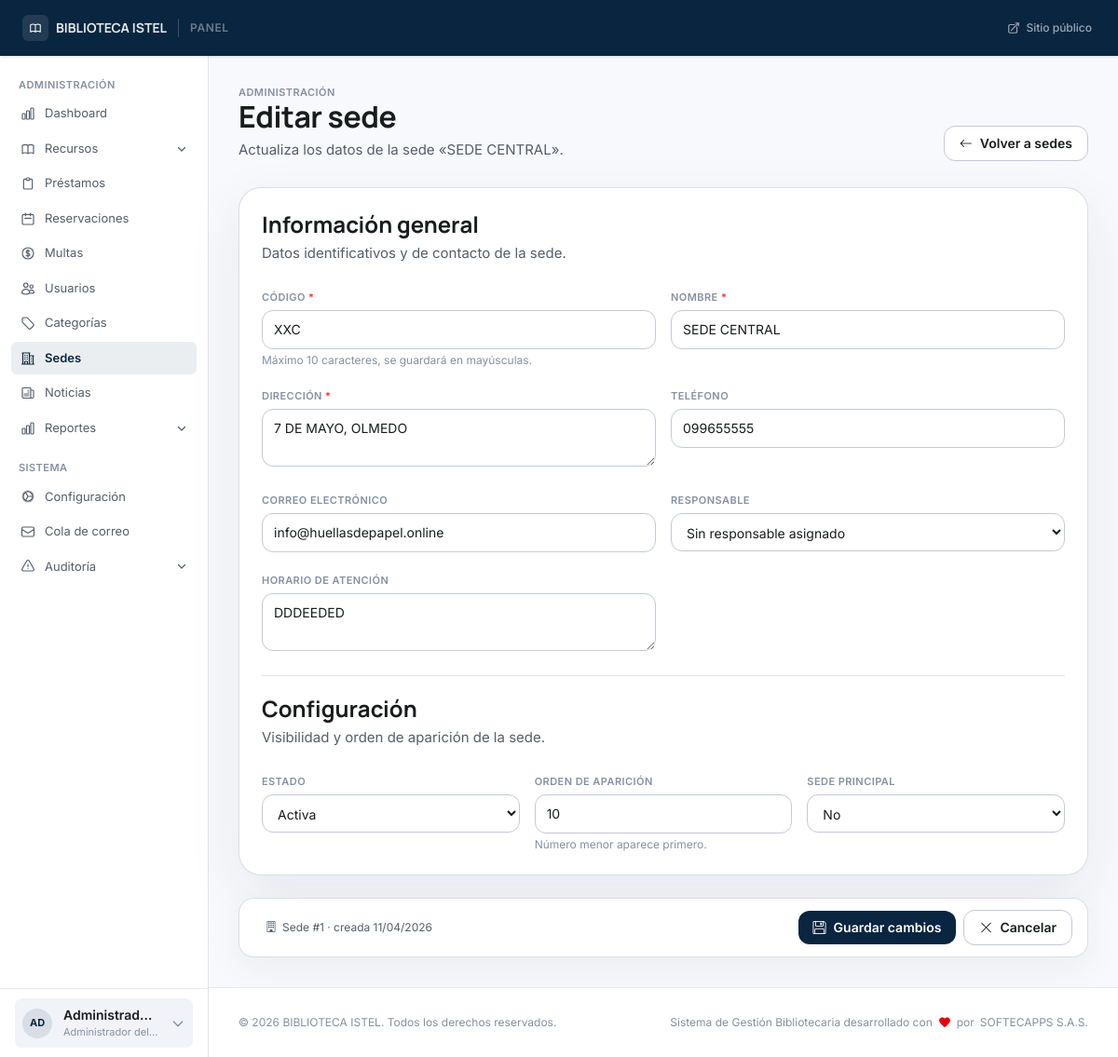
Screenshot of /admin/branches/1/edit (signed in) with the database file from the repository.
### tables this page shows
CREATE TABLE `users` (
  `id` int(10) unsigned NOT NULL AUTO_INCREMENT,
  `user_number` varchar(20) DEFAULT NULL,
  `name` varchar(150) NOT NULL,
  `email` varchar(150) NOT NULL,
  `document_number` varchar(30) NOT NULL,
  `phone` varchar(30) DEFAULT NULL,
  `address` text DEFAULT NULL,
  `birthdate` date DEFAULT NULL,
  `photo` varchar(255) DEFAULT NULL,
  `role` enum('admin','librarian','teacher','user','guest') NOT NULL DEFAULT 'user',
  `user_type` enum('student','teacher','external','staff') NOT NULL DEFAULT 'student',
  `status` enum('active','suspended','blocked','inactive') NOT NULL DEFAULT 'active',
  `password_hash` varchar(255) NOT NULL,
  `remember_token` varchar(64) DEFAULT NULL,
  `remember_expires` datetime DEFAULT NULL,
  `email_verified_at` datetime DEFAULT NULL,
  `force_password_change` tinyint(1) NOT NULL DEFAULT 0,
  `last_login_at` datetime DEFAULT NULL,
  `last_login_ip` varchar(45) DEFAULT NULL,
  `created_at` datetime NOT NULL DEFAULT current_timestamp(),
  `updated_at` datetime NOT NULL DEFAULT current_timestamp() ON UPDATE current_timestamp(),
  PRIMARY KEY (`id`),
  UNIQUE KEY `uq_users_email` (`email`),
  UNIQUE KEY `uq_users_document` (`document_number`),
  UNIQUE KEY `uq_users_user_number` (`user_number`),
  KEY `idx_users_role_status` (`role`,`status`)
);

CREATE TABLE `library_branches` (
  `id` int(10) unsigned NOT NULL AUTO_INCREMENT,
  `code` varchar(10) NOT NULL,
  `name` varchar(150) NOT NULL,
  `address` text NOT NULL,
  `phone` varchar(30) DEFAULT NULL,
  `email` varchar(150) DEFAULT NULL,
  `schedule` text DEFAULT NULL,
  `manager_id` int(10) unsigned DEFAULT NULL,
  `is_main` tinyint(1) NOT NULL DEFAULT 0,
  `status` enum('active','inactive') NOT NULL DEFAULT 'active',
  `sort_order` tinyint(4) NOT NULL DEFAULT 0,
  `created_at` datetime NOT NULL DEFAULT current_timestamp(),
  `updated_at` datetime NOT NULL DEFAULT current_timestamp() ON UPDATE current_timestamp(),
  PRIMARY KEY (`id`),
  UNIQUE KEY `uq_branches_code` (`code`),
  UNIQUE KEY `uq_branches_name` (`name`),
  KEY `fk_branches_manager` (`manager_id`),
  CONSTRAINT `fk_branches_manager` FOREIGN KEY (`manager_id`) REFERENCES `users` (`id`) ON DELETE SET NULL ON UPDATE CASCADE
);

### views/admin/branches/edit.php (the view, shortened to what the rows shown need)
<?php
$e = fn(mixed $v) => htmlspecialchars((string) $v, ENT_QUOTES | ENT_SUBSTITUTE, 'UTF-8');
?>
<section class="p-6 lg:p-8">
    <div class="mb-7 flex flex-col gap-3 sm:flex-row sm:items-end sm:justify-between">
        <div>
            <p class="label-sm">Administración</p>
            <h1 class="headline-lg text-on-surface">Editar sede</h1>
            <p class="body-md mt-1">Actualiza los datos de la sede «<?= $e($branch['name']) ?>».</p>
        </div>
    </div>
    <form method="POST" action="<?= BASE_URL ?>/admin/branches/<?= (int) $branch['id'] ?>" class="space-y-6">
        <div class="rounded-3xl border border-outline-variant/60 bg-white p-5 shadow-ambient-lg lg:p-6 space-y-5">
            <div>
                <h2 class="headline-md text-on-surface">Información general</h2>
            </div>
            <div class="grid gap-4 md:grid-cols-2 xl:grid-cols-3">
                <div>
                    <label for="code" class="label-sm">Código <span class="text-red-500">*</span></label>
                    <input id="code" name="code" type="text" required maxlength="10"
                           value="<?= $e($old['code'] ?? '') ?>"
                           class="mt-1 w-full rounded-xl border border-outline-variant bg-surface-container-lowest px-3 py-2.5 text-sm uppercase focus:border-primary focus:outline-none"
                           placeholder="Ej. CENT">
                    <p class="mt-1 text-xs text-on-surface-subtle">Máximo 10 caracteres, se guardará en mayúsculas.</p>
                </div>
                <div class="xl:col-span-2">
                    <label for="name" class="label-sm">Nombre <span class="text-red-500">*</span></label>
                    <input id="name" name="name" type="text" required maxlength="150"
                           value="<?= $e($old['name'] ?? '') ?>"
                           class="mt-1 w-full rounded-xl border border-outline-variant bg-surface-container-lowest px-3 py-2.5 text-sm focus:border-primary focus:outline-none"
                           placeholder="Ej. Sede Central">
                </div>
                <div class="xl:col-span-3">
                    <label for="address" class="label-sm">Dirección <span class="text-red-500">*</span></label>
                    <textarea id="address" name="address" rows="2" required
                              class="mt-1 w-full rounded-xl border border-outline-variant bg-surface-container-lowest px-3 py-2.5 text-sm focus:border-primary focus:outline-none"
                              placeholder="Calle, número, colonia, ciudad"><?= $e($old['address'] ?? '') ?></textarea>
                </div>
                <div>
                    <label for="phone" class="label-sm">Teléfono</label>
                    <input id="phone" name="phone" type="tel" maxlength="30"
                           value="<?= $e($old['phone'] ?? '') ?>"
                           class="mt-1 w-full rounded-xl border border-outline-variant bg-surface-container-lowest px-3 py-2.5 text-sm focus:border-primary focus:outline-none"
                           placeholder="Ej. 55 1234 5678">
                </div>
                <div>
                    <label for="email" class="label-sm">Correo electrónico</label>
                    <input id="email" name="email" type="email" maxlength="150"
                           value="<?= $e($old['email'] ?? '') ?>"
                           class="mt-1 w-full rounded-xl border border-outline-variant bg-surface-container-lowest px-3 py-2.5 text-sm focus:border-primary focus:outline-none"
                           placeholder="sede@biblioteca.mx">
                </div>
                <div class="xl:col-span-3">
                    <label for="schedule" class="label-sm">Horario de atención</label>
                    <textarea id="schedule" name="schedule" rows="2"
                              class="mt-1 w-full rounded-xl border border-outline-variant bg-surface-container-lowest px-3 py-2.5 text-sm focus:border-primary focus:outline-none"
                              placeholder="Ej. Lunes a viernes 8:00–20:00, Sábados 9:00–14:00"><?= $e($old['schedule'] ?? '') ?></textarea>
                </div>
            </div>
            <div>
                <h2 class="headline-md text-on-surface">Configuración</h2>
            </div>
            <div class="grid gap-4 md:grid-cols-3">
                <div>
                    <label for="status" class="label-sm">Estado</label>
                    <select id="status" name="status"
                            class="mt-1 w-full rounded-xl border border-outline-variant bg-surface-container-lowest px-3 py-2.5 text-sm focus:border-primary focus:outline-none">
                        <option value="active" <?= ($old['status'] ?? 'active') === 'active' ? 'selected' : '' ?>>Activa</option>
                    </select>
                </div>
                <div>
                    <label for="sort_order" class="label-sm">Orden de aparición</label>
                    <input id="sort_order" name="sort_order" type="number" min="0" max="127"
                           value="<?= $e($old['sort_order'] ?? '0') ?>"
                           class="mt-1 w-full rounded-xl border border-outline-variant bg-surface-container-lowest px-3 py-2.5 text-sm focus:border-primary focus:outline-none">
                    <p class="mt-1 text-xs text-on-surface-subtle">Número menor aparece primero.</p>
                </div>
                <div>
                    <label for="is_main" class="label-sm">Sede principal</label>
                    <select id="is_main" name="is_main"
                            class="mt-1 w-full rounded-xl border border-outline-variant bg-surface-container-lowest px-3 py-2.5 text-sm focus:border-primary focus:outline-none">
                        <option value="0" <?= ($old['is_main'] ?? '0') === '0' ? 'selected' : '' ?>>No</option>
                    </select>
                </div>
            </div>
        </div>
        <div class="rounded-2xl border border-outline-variant/60 bg-white px-4 py-3 shadow-ambient">
            <div class="flex flex-col gap-3 sm:flex-row sm:items-center sm:justify-between">
                <div class="text-xs text-on-surface-muted">
                    <span class="inline-flex items-center gap-1.5 rounded-full bg-white/85 px-3 py-1.5">
                        <i class="bi bi-building text-[12px]"></i>
                        Sede #<?= (int) $branch['id'] ?> · creada <?= $e(date('d/m/Y', strtotime($branch['created_at']))) ?>
                    </span>
                </div>
            </div>
        </div>
    </form>
</section>

### views/partials/panel-sidebar.php (shortened to what the rows shown need)
<?php
$_e      = fn(mixed $v) => htmlspecialchars((string) $v, ENT_QUOTES | ENT_SUBSTITUTE, 'UTF-8');
$role    = $auth_user['role'] ?? '';
$roleBadge = match($role) {
    'admin'     => ['Administrador del sistema', 'bg-red-100 text-red-700 border-red-200'],
    'librarian' => ['Bibliotecario', 'bg-violet-100 text-violet-700 border-violet-200'],
    'teacher'   => ['Docente', 'bg-blue-100 text-blue-700 border-blue-200'],
    'user'    => ['Socio', 'bg-emerald-100 text-emerald-700 border-emerald-200'],
    default     => ['Usuario', 'bg-slate-100 text-slate-700 border-slate-200'],
};
$initials = mb_strtoupper(mb_substr($auth_user['name'] ?? '?', 0, 2));
?>
<aside class="hidden lg:flex flex-col w-56 bg-white border-r border-outline-variant/50 shrink-0" aria-label="Navegación del panel">
    <div class="min-h-[74px] border-t border-outline-variant/40 bg-white px-4 py-2 flex items-center">
        <details class="group relative w-full" onmouseenter="if (this._closeTimer) { clearTimeout(this._closeTimer); this._closeTimer = null; }" onmouseleave="this._closeTimer = setTimeout(() => this.removeAttribute('open'), 320)">
            <summary class="list-none flex items-center gap-3 rounded-lg bg-surface-container-low px-2 py-2 cursor-pointer transition-colors duration-150 hover:bg-white text-on-surface">
                <div class="flex h-8 w-8 shrink-0 items-center justify-center rounded-full bg-primary/10 text-[11px] font-bold text-primary">
                    <?= $_e($initials) ?>
                </div>
                <div class="min-w-0 flex-1">
                    <p class="truncate text-sm font-semibold"><?= $_e($auth_user['name'] ?? '') ?></p>
                    <p class="truncate text-[11px] text-on-surface-subtle"><?= $_e($roleBadge[0]) ?></p>
                </div>
                <svg class="w-4 h-4 text-on-surface-subtle transition-transform duration-200 group-open:rotate-180" fill="none" viewBox="0 0 24 24" stroke="currentColor" stroke-width="2" aria-hidden="true">
                    <path stroke-linecap="round" stroke-linejoin="round" d="M19 9l-7 7-7-7"/>
                </svg>
            </summary>
        </details>
    </div>
</aside>

### rows the page displays
users: name "AD", name "Administrad…", role "Administrador del…"
library_branches: name "SEDE CENTRAL", code "XXC", address "7 DE MAYO, OLMEDO", phone "099655555", email "info@huellasdepapel.online", schedule "DDDEEDED", status "Activa", sort_order "10", is_main "No", id "1", created_at "11/04/2026"

### other values shown
$_e($settings['library_name'] ?? 'Biblioteca') "BIBLIOTECA ISTEL"
$settings['library_name'] "BIBLIOTECA ISTEL"
